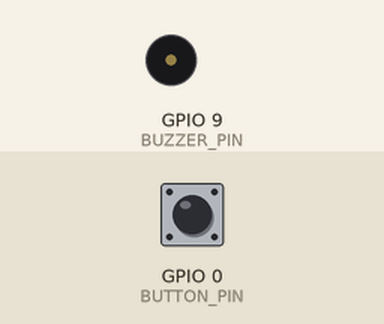
This program was run on a simulated ESP32-S3. On the bench: buzzer (waves = sounding). Inputs (shaded band) come from the test bench; at power-on: GPIO 0 (BUTTON_PIN) HIGH. Random numbers use the default seed unless the program sets one.

Above: at 1.2 s.
1.3 s: GPIO 0 (BUTTON_PIN) pulled LOW for 0.15 s
At 1.42 s:
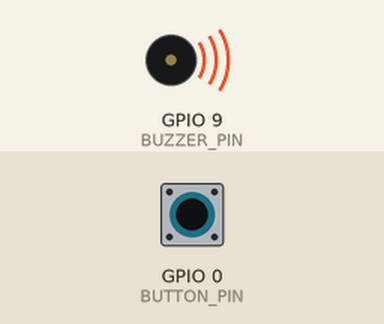
3.0 s: GPIO 0 (BUTTON_PIN) pulled LOW for 3.2 s
At 6.6 s:
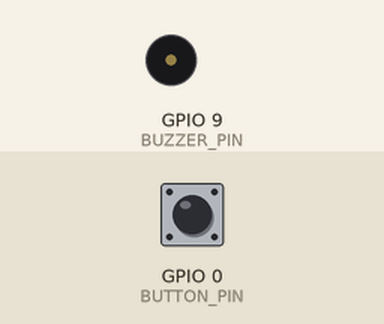
Timing chart, 0 to 8.1 s (numbered marks = the images above; inputs shaded):
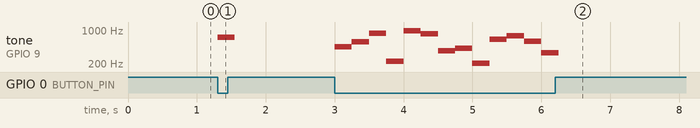

The program:

main.cpp
```cpp
#include <Arduino.h>
#include <freertos/FreeRTOS.h>
#include <freertos/task.h>

#define BUZZER_PIN 9              // Buzzer connected to pin 9
#define BUTTON_PIN 0              // Button connected to pin 0

void buzzerTask(void *pvParameters) {
  pinMode(BUZZER_PIN, OUTPUT);
  pinMode(BUTTON_PIN, INPUT_PULLUP);

  while (1) {
    if (digitalRead(BUTTON_PIN) == LOW) {
      int frequency = random(100, 1000); // Random frequency between 100Hz and 1000Hz
      tone(BUZZER_PIN, frequency);
      vTaskDelay(pdMS_TO_TICKS(200)); // Change tone every 200ms
    } else {
      noTone(BUZZER_PIN);
    }
    vTaskDelay(pdMS_TO_TICKS(50)); // Check button state every 50ms
  }
}

void setup() {
  Serial.begin(115200);
  xTaskCreate(buzzerTask, "Buzzer Task", 1024, NULL, 1, NULL);
}

void loop() {
  // Nothing to do here
}
```

Measured:
- after the input at 1.3 s, tone on GPIO 9 (BUZZER_PIN): silent → 707 Hz at once, → silent 0.25 s later
- after the input at 3.0 s, tone on GPIO 9 (BUZZER_PIN): plays 449 Hz for 0.25 s, 573 Hz for 0.25 s, 858 Hz for 0.25 s, 230 Hz for 0.25 s, 972 Hz for 0.25 s, 844 Hz for 0.25 s … (13 notes in this stretch), starting at once
